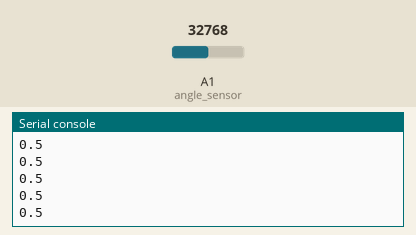
A program run on a simulated CircuitPython board. Parts: the last lines printed to the serial console. The test bench sets the inputs (shaded band); at power-on: A1 (angle_sensor) = 32768 (analog values on the 0–65535 scale).

Above: at 1.2 s.
1.3 s: A1 (angle_sensor) set to 45874
At 1.56 s:
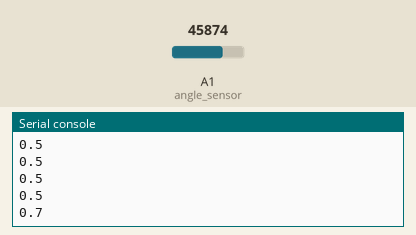
2.8 s: A1 (angle_sensor) set to 57670
At 2.96 s:
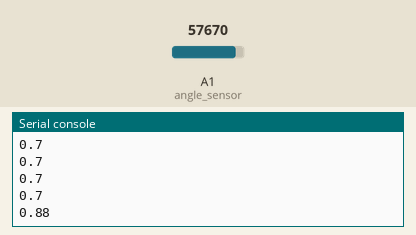
Timing chart, 0 to 5.8 s (numbered marks = the images above; inputs shaded):
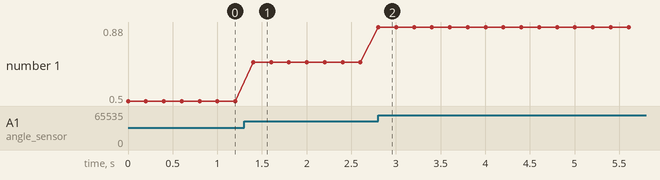

The program:

code.py
```python
import time
import board
import analogio
angle_sensor = analogio.AnalogIn(board.A1)

while True:
    angle_normalized = round( angle_sensor.value/ 65536, 3) #the value runs from 0 to 65535, which is 2^16, 16 bits
    print( angle_normalized )
    time.sleep( 0.2 )
```

Measured:
- after the input at 1.3 s, the serial console: prints a new line after 0.10 s (image 1)
- after the input at 2.8 s, the serial console: prints a new line at once (image 2)
- plotted number 1: 0.5 → 0.7 after the input at 1.3 s, 0.7 → 0.88 after the input at 2.8 s
